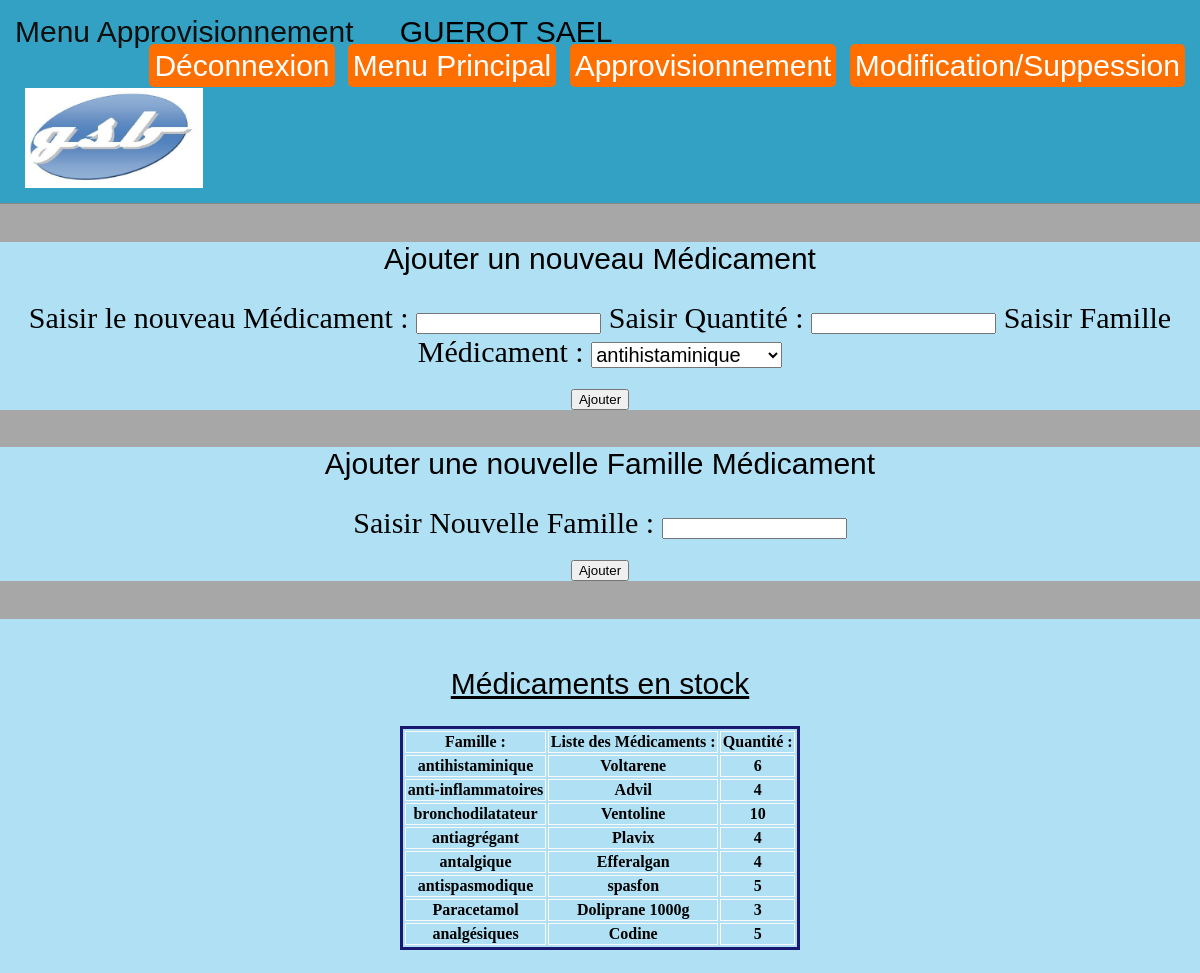
The app's page /?target=approv (signed in) with its own data.
### tables this page shows
CREATE TABLE `medicament` (
  `idMedicament` int(3) NOT NULL,
  `Nom_produit` varchar(60) DEFAULT NULL,
  `idFamilleMedicament` int(3) NOT NULL,
  `Qte_stock` int(3) DEFAULT '0'
);

CREATE TABLE `famille` (
  `idFamille` int(3) NOT NULL,
  `libFamille` varchar(60) DEFAULT NULL
);

### index.php (called while the page is built, shortened)
<?php
    require("Controleur/GeneralControleur.php");
?>

### Vues/tableau.php (called while the page is built)
<?php
  include(__DIR__ ."/../Models/connexion.php");
  $reponse=$bdd->query('SELECT Nom_produit , Qte_stock , libFamille FROM medicament INNER JOIN famille on idFamilleMedicament = idFamille');
  $reponsefams=$bdd->query('SELECT  Distinct libFamille FROM famille ');
?>

### Models/approv.php (the view, shortened to what this page needs)
<html>
	<head>
		<link rel="stylesheet" type="text/css" href="../pdo/css/App.css" />
	</head>
    <header>
		Menu Approvisionnement
        <?php
            include(__DIR__ ."/../Models/header.php");
            include(__DIR__ ."/../Vues/tableau.php");
        ?>
	<body>
            <section>
                <h1>Ajouter un nouveau Médicament</h1>
                    <form action="?target=info" method="POST" class="form">
                        <label for="Nom_produit">Saisir le nouveau Médicament :</label>
                        <input type="text"  name="Nom_produit" required/>
                        <label for="Qte_stock">Saisir Quantité :</label>
                         <input type="number"  name="Qte_stock" min="1" required/>
                             <label for="fam">Saisir Famille Médicament :</label>
                                <select style="font-size: 20px;" name="libFamille" required>
                                    <?php
                                    foreach($reponsefams as $ligne){
                                        ?>
                                        <option>
                                        <?php
                                        echo $ligne['libFamille'];
                                        ?>
                                        </option>
                                        <?php
                                    }
                                    ?>
                                </select>
                            <p><input name=valider1 type="submit" value="Ajouter"></p>
                    </form>
            </section>
            <section>
            <h1>Ajouter une nouvelle Famille Médicament</h1>
                <form action="?target=newFam" method="POST" class="form">
                        <label for="fam">Saisir Nouvelle Famille :</label>
                        <input type="text" name="libFamille">
                        <p><input name=valider1 type="submit" value="Ajouter"></p>
                </form>
        </section>
                    <section>
                        <br>
                        <u><h2>Médicaments en stock</h2></u>
                                <table>
                                    <tr>
                                        <th>Famille :</th>
                                        <th>Liste des Médicaments :</th>
                                        <th>Quantité :</th>
                                    </tr>
                                    <?php
                                       foreach($reponse as $ligne)
                                       {
                                           if(isset($ligne[0])){
                                    ?>
                                                <tr>
                                                        <th><?php echo $ligne[2];?></th>
                                                        <th><?php echo $ligne[0];?></th>
                                                        <th><?php echo $ligne[1];?></th>
                                                </tr>
                                   <?php
                                       }
                                    }
                                   ?>
                                </table>
                        <br>
                    </section>
	</body>
</html>

### css/App.css (style rules this page uses)
body { height: auto; width: auto; background-color: rgb(167, 167, 167); margin: 0; padding: 0; }
header { text-align: left; padding: 15px; background-color: rgba(33, 160, 199, 0.87); color: rgb(15, 15, 15); font: 30px arial; border-bottom: solid 1px #888; }
table { margin: auto; min-width: 400px; width: auto; cursor: pointer; border: 3px solid midnightblue; }
tr, td, th { border: 1px solid rgb(248, 248, 248); }
h2, h1 { text-align: center; font: 30px arial; color: black; }
form { text-align: center; font-size: 30px; }
section { margin-top: 1cm; font-size: 20px; background-color: rgb(176, 224, 243); text-align: center; }
label { text-align: left; }
p { text-align: center; font-size: 20px; }

### records on screen
medicament: idFamilleMedicament.libFamille "antihistaminique", Nom_produit "Voltarene", Qte_stock "6"
medicament: idFamilleMedicament.libFamille "anti-inflammatoires", Nom_produit "Advil", Qte_stock "4"
medicament: idFamilleMedicament.libFamille "bronchodilatateur", Nom_produit "Ventoline", Qte_stock "10"
medicament: idFamilleMedicament.libFamille "antiagrégant", Nom_produit "Plavix", Qte_stock "4"
medicament: idFamilleMedicament.libFamille "antalgique", Nom_produit "Efferalgan", Qte_stock "4"
medicament: idFamilleMedicament.libFamille "antispasmodique", Nom_produit "spasfon", Qte_stock "5"
medicament: idFamilleMedicament.libFamille "Paracetamol", Nom_produit "Doliprane 1000g", Qte_stock "3"
medicament: idFamilleMedicament.libFamille "analgésiques", Nom_produit "Codine", Qte_stock "5"

### other values on screen
$_SESSION["nomPrenom"] "GUEROT SAEL"
form field libFamille "antihistaminique"
